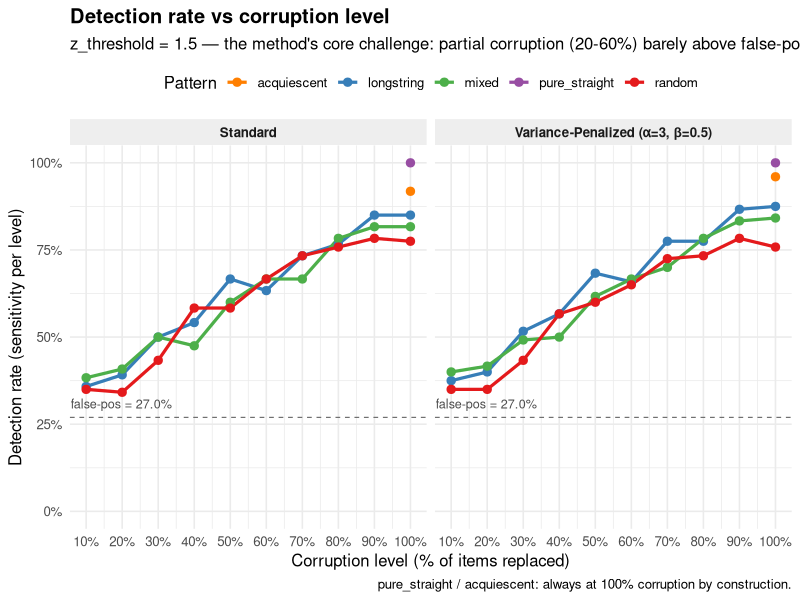
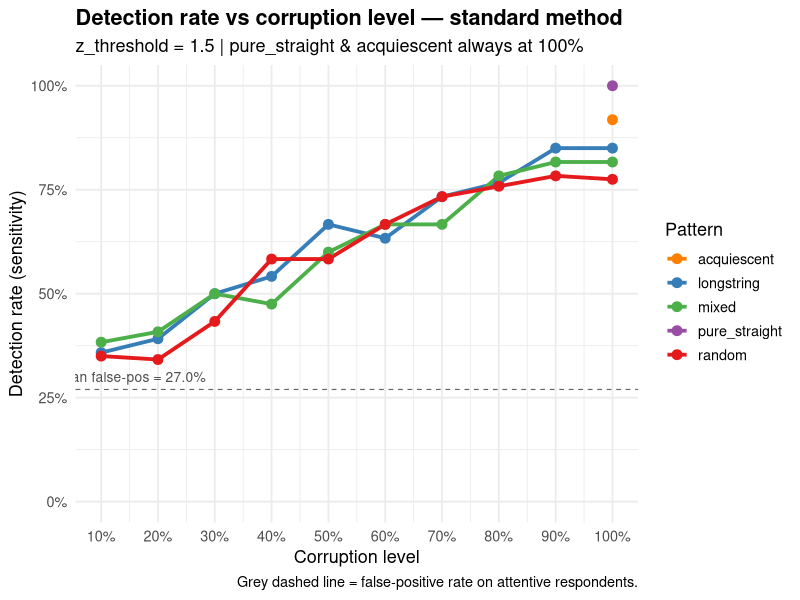
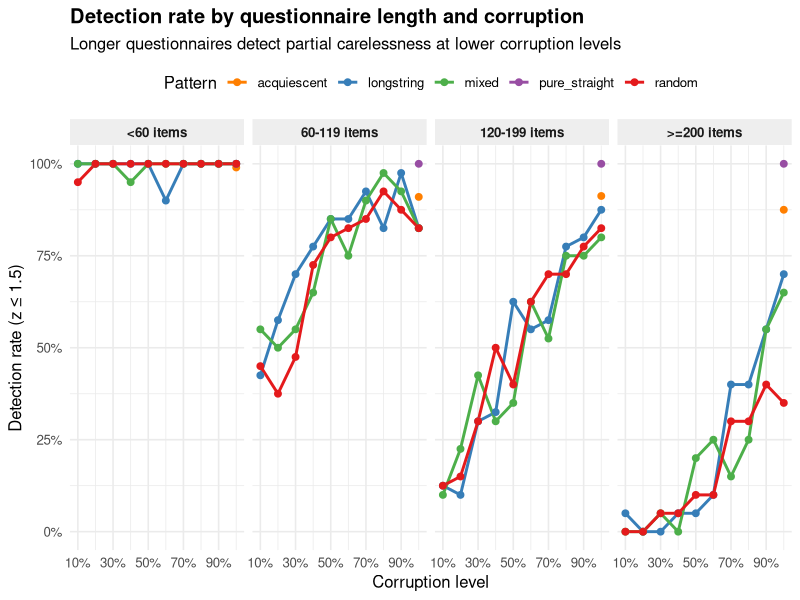

Write R code to recreate these figures, in order.
# Regenerate plots from existing sim_detection_per_resp.csv
# (no re-simulation, just re-binned plotting)

suppressPackageStartupMessages({
  library(dplyr); library(ggplot2); library(tidyr)
})

df <- read.csv("sim_detection_per_resp.csv", stringsAsFactors = FALSE)

# Clean 10% bins
df <- df %>%
  mutate(corruption_bin10 = ifelse(pattern == "clean", NA,
                                   round(corruption * 10) / 10))

# Check sample sizes per (pattern, bin)
cat("=== Sample sizes per (pattern, corruption bin) ===\n")
df %>% filter(pattern != "clean") %>%
  group_by(pattern, corruption_bin10) %>%
  summarise(n = n(), .groups = "drop") %>%
  pivot_wider(names_from = corruption_bin10, values_from = n, values_fill = 0) %>%
  as.data.frame() %>% print(row.names = FALSE)

# Detection rates
det_std <- df %>%
  filter(pattern != "clean") %>%
  group_by(pattern, corruption_bin10) %>%
  summarise(n = n(),
            detect_std = mean(z_standard <= 1.5, na.rm = TRUE),
            detect_vp = mean(z_varpen <= 1.5, na.rm = TRUE),
            .groups = "drop") %>%
  rename(corruption = corruption_bin10)

det_clean <- df %>%
  filter(pattern == "clean") %>%
  summarise(detect_std = mean(z_standard <= 1.5, na.rm = TRUE),
            detect_vp = mean(z_varpen <= 1.5, na.rm = TRUE))

cat("\n=== CLEAN false-positive rate at z=1.5 ===\n")
print(det_clean)
cat("\n=== DETECTION RATE per pattern × corruption bin ===\n")
print(as.data.frame(det_std), row.names = FALSE)

pattern_colors <- c(
  random = "#e41a1c", longstring = "#377eb8", mixed = "#4daf4a",
  pure_straight = "#984ea3", acquiescent = "#ff7f00"
)

# PLOT 1 — Main: detection rate vs corruption (std + varpen side by side)
plot_df <- det_std %>%
  pivot_longer(cols = c(detect_std, detect_vp),
               names_to = "variant", values_to = "detect_rate") %>%
  mutate(variant = recode(variant,
                          "detect_std" = "Standard",
                          "detect_vp" = "Variance-Penalized (α=3, β=0.5)"))

p1 <- ggplot(plot_df, aes(x = corruption, y = detect_rate,
                          color = pattern, group = pattern)) +
  geom_hline(yintercept = det_clean$detect_std, linetype = "dashed",
             color = "grey40", linewidth = 0.4) +
  annotate("text", x = 0.15, y = det_clean$detect_std + 0.04,
           label = sprintf("clean false-pos = %.1f%%", det_clean$detect_std * 100),
           size = 3.2, color = "grey30") +
  geom_line(linewidth = 1.1) +
  geom_point(size = 2.5) +
  scale_color_manual(values = pattern_colors, name = "Pattern") +
  scale_x_continuous(breaks = seq(0.1, 1.0, 0.1),
                     labels = scales::percent_format(accuracy = 1)) +
  scale_y_continuous(limits = c(0, 1),
                     labels = scales::percent_format(accuracy = 1)) +
  facet_wrap(~ variant, ncol = 2) +
  labs(
    title = "Detection rate vs corruption level",
    subtitle = "z_threshold = 1.5 — the method's core challenge: partial corruption (20-60%) barely above false-positive floor",
    x = "Corruption level (% of items replaced)",
    y = "Detection rate (sensitivity per level)",
    caption = "pure_straight / acquiescent: always at 100% corruption by construction."
  ) +
  theme_minimal(base_size = 12) +
  theme(legend.position = "top",
        plot.title = element_text(face = "bold"),
        strip.background = element_rect(fill = "#EEEEEE", color = NA),
        strip.text = element_text(face = "bold"))

ggsave("plot_detection_vs_corruption.png", p1,
       width = 13, height = 6.5, dpi = 150, bg = "white")
cat("Saved: plot_detection_vs_corruption.png\n")

# PLOT 2 — summary single-panel
p3 <- ggplot(det_std, aes(x = corruption, y = detect_std,
                          color = pattern, group = pattern)) +
  geom_hline(yintercept = det_clean$detect_std, linetype = "dashed",
             color = "grey40", linewidth = 0.4) +
  annotate("text", x = 0.15, y = det_clean$detect_std + 0.03,
           label = sprintf("clean false-pos = %.1f%%", det_clean$detect_std * 100),
           size = 3.5, color = "grey30") +
  geom_line(linewidth = 1.3) +
  geom_point(size = 3) +
  scale_color_manual(values = pattern_colors, name = "Pattern") +
  scale_x_continuous(breaks = seq(0.1, 1.0, 0.1),
                     labels = scales::percent_format(accuracy = 1)) +
  scale_y_continuous(limits = c(0, 1),
                     labels = scales::percent_format(accuracy = 1)) +
  labs(
    title = "Detection rate vs corruption level — standard method",
    subtitle = "z_threshold = 1.5 | pure_straight & acquiescent always at 100%",
    x = "Corruption level",
    y = "Detection rate (sensitivity)",
    caption = "Grey dashed line = false-positive rate on attentive respondents."
  ) +
  theme_minimal(base_size = 13) +
  theme(legend.position = "right",
        plot.title = element_text(face = "bold"))

ggsave("plot_detection_summary.png", p3,
       width = 10, height = 6, dpi = 150, bg = "white")
cat("Saved: plot_detection_summary.png\n")

# PLOT 2b — detection by corruption, split by questionnaire length
det_by_size <- df %>%
  filter(pattern != "clean") %>%
  mutate(size_cat = case_when(
    total_items < 60 ~ "<60 items",
    total_items < 120 ~ "60-119 items",
    total_items < 200 ~ "120-199 items",
    TRUE ~ ">=200 items"
  )) %>%
  mutate(size_cat = factor(size_cat,
                           levels = c("<60 items","60-119 items",
                                      "120-199 items",">=200 items"))) %>%
  group_by(size_cat, pattern, corruption_bin10) %>%
  summarise(detect = mean(z_standard <= 1.5, na.rm = TRUE), n = n(),
            .groups = "drop") %>%
  rename(corruption = corruption_bin10)

p4 <- ggplot(det_by_size, aes(x = corruption, y = detect,
                              color = pattern, group = pattern)) +
  geom_line(linewidth = 1) +
  geom_point(size = 2) +
  scale_color_manual(values = pattern_colors, name = "Pattern") +
  scale_x_continuous(breaks = seq(0.1, 1.0, 0.2),
                     labels = scales::percent_format(accuracy = 1)) +
  scale_y_continuous(limits = c(0, 1),
                     labels = scales::percent_format(accuracy = 1)) +
  facet_wrap(~ size_cat, nrow = 1) +
  labs(
    title = "Detection rate by questionnaire length and corruption",
    subtitle = "Longer questionnaires detect partial carelessness at lower corruption levels",
    x = "Corruption level",
    y = "Detection rate (z ≤ 1.5)"
  ) +
  theme_minimal(base_size = 12) +
  theme(legend.position = "top",
        plot.title = element_text(face = "bold"),
        strip.background = element_rect(fill = "#EEEEEE", color = NA),
        strip.text = element_text(face = "bold"))

ggsave("plot_detection_by_size.png", p4,
       width = 13, height = 5, dpi = 150, bg = "white")
cat("Saved: plot_detection_by_size.png\n")

cat("=== DONE ===\n")
